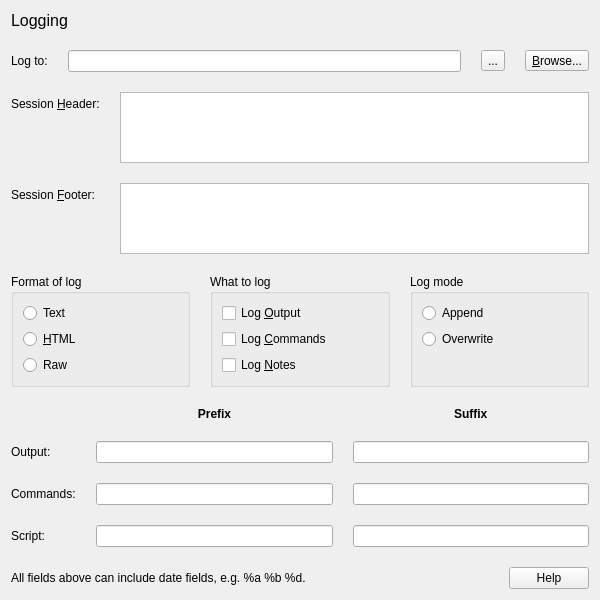
<?xml version="1.0" encoding="UTF-8"?>
<ui version="4.0">
 <class>PrefsLogging</class>
 <widget class="QWidget" name="PrefsLogging">
  <property name="geometry">
   <rect>
    <x>0</x>
    <y>0</y>
    <width>600</width>
    <height>600</height>
   </rect>
  </property>
  <property name="minimumSize">
   <size>
    <width>0</width>
    <height>466</height>
   </size>
  </property>
  <property name="windowTitle">
   <string>IP Address</string>
  </property>
  <layout class="QVBoxLayout" name="verticalLayout">
   <property name="spacing">
    <number>20</number>
   </property>
   <item>
    <widget class="QLabel" name="label_title">
     <property name="sizePolicy">
      <sizepolicy hsizetype="Preferred" vsizetype="Fixed">
       <horstretch>0</horstretch>
       <verstretch>0</verstretch>
      </sizepolicy>
     </property>
     <property name="font">
      <font>
       <pointsize>12</pointsize>
      </font>
     </property>
     <property name="text">
      <string>Logging</string>
     </property>
    </widget>
   </item>
   <item>
    <layout class="QHBoxLayout" name="_log">
     <item>
      <widget class="QLabel" name="AutoLogFileName_label">
       <property name="text">
        <string>Log to:</string>
       </property>
       <property name="buddy">
        <cstring>AutoLogFileName</cstring>
       </property>
      </widget>
     </item>
     <item>
      <widget class="QLineEdit" name="AutoLogFileName"/>
     </item>
     <item>
      <widget class="QToolButton" name="AutoLogFileName_none">
       <property name="text">
        <string>...</string>
       </property>
       <property name="icon">
        <iconset theme="user-trash-symbolic"/>
       </property>
      </widget>
     </item>
     <item>
      <widget class="QToolButton" name="AutoLogFileName_browse">
       <property name="text">
        <string>&amp;Browse...</string>
       </property>
       <property name="icon">
        <iconset theme="document-open"/>
       </property>
      </widget>
     </item>
    </layout>
   </item>
   <item>
    <layout class="QFormLayout" name="_session">
     <item row="0" column="0">
      <widget class="QLabel" name="LogFilePreamble_label">
       <property name="text">
        <string>Session &amp;Header:</string>
       </property>
       <property name="buddy">
        <cstring>LogFilePreamble</cstring>
       </property>
      </widget>
     </item>
     <item row="0" column="1">
      <widget class="QPlainTextEdit" name="LogFilePreamble"/>
     </item>
     <item row="1" column="0">
      <widget class="QLabel" name="LogFilePostamble_label">
       <property name="text">
        <string>Session &amp;Footer:</string>
       </property>
       <property name="buddy">
        <cstring>LogFilePostamble</cstring>
       </property>
      </widget>
     </item>
     <item row="1" column="1">
      <widget class="QPlainTextEdit" name="LogFilePostamble"/>
     </item>
    </layout>
   </item>
   <item>
    <layout class="QHBoxLayout" name="_options">
     <item>
      <widget class="QGroupBox" name="_log_format">
       <property name="title">
        <string>Format of log</string>
       </property>
       <layout class="QVBoxLayout" name="verticalLayout_3">
        <item>
         <widget class="QRadioButton" name="LogFormat_Text">
          <property name="text">
           <string>Text</string>
          </property>
         </widget>
        </item>
        <item>
         <widget class="QRadioButton" name="LogFormat_Html">
          <property name="text">
           <string>&amp;HTML</string>
          </property>
         </widget>
        </item>
        <item>
         <widget class="QRadioButton" name="LogFormat_Raw">
          <property name="text">
           <string>Raw</string>
          </property>
         </widget>
        </item>
        <item>
         <spacer name="verticalSpacer">
          <property name="orientation">
           <enum>Qt::Orientation::Vertical</enum>
          </property>
          <property name="sizeHint" stdset="0">
           <size>
            <width>20</width>
            <height>40</height>
           </size>
          </property>
         </spacer>
        </item>
       </layout>
      </widget>
     </item>
     <item>
      <widget class="QGroupBox" name="_what_to_log">
       <property name="title">
        <string>What to log</string>
       </property>
       <layout class="QVBoxLayout" name="verticalLayout_2">
        <item>
         <widget class="QCheckBox" name="LogOutput">
          <property name="text">
           <string>Log &amp;Output</string>
          </property>
         </widget>
        </item>
        <item>
         <widget class="QCheckBox" name="LogInput">
          <property name="text">
           <string>Log &amp;Commands</string>
          </property>
         </widget>
        </item>
        <item>
         <widget class="QCheckBox" name="LogNotes">
          <property name="text">
           <string>Log &amp;Notes</string>
          </property>
         </widget>
        </item>
        <item>
         <spacer name="verticalSpacer_2">
          <property name="orientation">
           <enum>Qt::Orientation::Vertical</enum>
          </property>
          <property name="sizeHint" stdset="0">
           <size>
            <width>20</width>
            <height>40</height>
           </size>
          </property>
         </spacer>
        </item>
       </layout>
      </widget>
     </item>
     <item>
      <widget class="QGroupBox" name="_log_mode">
       <property name="title">
        <string>Log mode</string>
       </property>
       <layout class="QVBoxLayout" name="verticalLayout_4">
        <item>
         <widget class="QRadioButton" name="LogMode_Append">
          <property name="text">
           <string>Append</string>
          </property>
         </widget>
        </item>
        <item>
         <widget class="QRadioButton" name="LogMode_Overwrite">
          <property name="text">
           <string>Overwrite</string>
          </property>
         </widget>
        </item>
        <item>
         <spacer name="verticalSpacer_3">
          <property name="orientation">
           <enum>Qt::Orientation::Vertical</enum>
          </property>
          <property name="sizeHint" stdset="0">
           <size>
            <width>20</width>
            <height>40</height>
           </size>
          </property>
         </spacer>
        </item>
       </layout>
      </widget>
     </item>
    </layout>
   </item>
   <item>
    <layout class="QGridLayout" name="_affixes">
     <item row="0" column="1">
      <widget class="QLabel" name="label_preamble">
       <property name="font">
        <font>
         <bold>true</bold>
        </font>
       </property>
       <property name="text">
        <string>Prefix</string>
       </property>
       <property name="alignment">
        <set>Qt::AlignmentFlag::AlignCenter</set>
       </property>
      </widget>
     </item>
     <item row="0" column="2" alignment="Qt::AlignmentFlag::AlignHCenter">
      <widget class="QLabel" name="label_postamble">
       <property name="font">
        <font>
         <bold>true</bold>
        </font>
       </property>
       <property name="text">
        <string>Suffix</string>
       </property>
      </widget>
     </item>
     <item row="1" column="0">
      <widget class="QLabel" name="label_output">
       <property name="text">
        <string>Output:</string>
       </property>
      </widget>
     </item>
     <item row="1" column="1">
      <widget class="QLineEdit" name="LogPreambleOutput"/>
     </item>
     <item row="1" column="2">
      <widget class="QLineEdit" name="LogPostambleOutput"/>
     </item>
     <item row="2" column="0">
      <widget class="QLabel" name="label_input">
       <property name="text">
        <string>Commands:</string>
       </property>
      </widget>
     </item>
     <item row="2" column="1">
      <widget class="QLineEdit" name="LogPreambleInput"/>
     </item>
     <item row="2" column="2">
      <widget class="QLineEdit" name="LogPostambleInput"/>
     </item>
     <item row="3" column="0">
      <widget class="QLabel" name="Notes_label">
       <property name="text">
        <string>Script:</string>
       </property>
      </widget>
     </item>
     <item row="3" column="1">
      <widget class="QLineEdit" name="LogPreambleNotes"/>
     </item>
     <item row="3" column="2">
      <widget class="QLineEdit" name="LogPostambleNotes"/>
     </item>
    </layout>
   </item>
   <item>
    <layout class="QHBoxLayout" name="horizontalLayout">
     <item>
      <widget class="QLabel" name="label_help">
       <property name="text">
        <string>All fields above can include date fields, e.g. %a %b %d.</string>
       </property>
      </widget>
     </item>
     <item>
      <widget class="QDialogButtonBox" name="buttonBox">
       <property name="sizePolicy">
        <sizepolicy hsizetype="Fixed" vsizetype="Fixed">
         <horstretch>0</horstretch>
         <verstretch>0</verstretch>
        </sizepolicy>
       </property>
       <property name="standardButtons">
        <set>QDialogButtonBox::StandardButton::Help</set>
       </property>
      </widget>
     </item>
    </layout>
   </item>
  </layout>
 </widget>
 <resources/>
 <connections>
  <connection>
   <sender>LogFormat_Html</sender>
   <signal>toggled(bool)</signal>
   <receiver>_what_to_log</receiver>
   <slot>setDisabled(bool)</slot>
   <hints>
    <hint type="sourcelabel">
     <x>161</x>
     <y>491</y>
    </hint>
    <hint type="destinationlabel">
     <x>289</x>
     <y>445</y>
    </hint>
   </hints>
  </connection>
  <connection>
   <sender>AutoLogFileName_none</sender>
   <signal>clicked()</signal>
   <receiver>AutoLogFileName</receiver>
   <slot>clear()</slot>
   <hints>
    <hint type="sourcelabel">
     <x>462</x>
     <y>54</y>
    </hint>
    <hint type="destinationlabel">
     <x>408</x>
     <y>47</y>
    </hint>
   </hints>
  </connection>
 </connections>
</ui>
